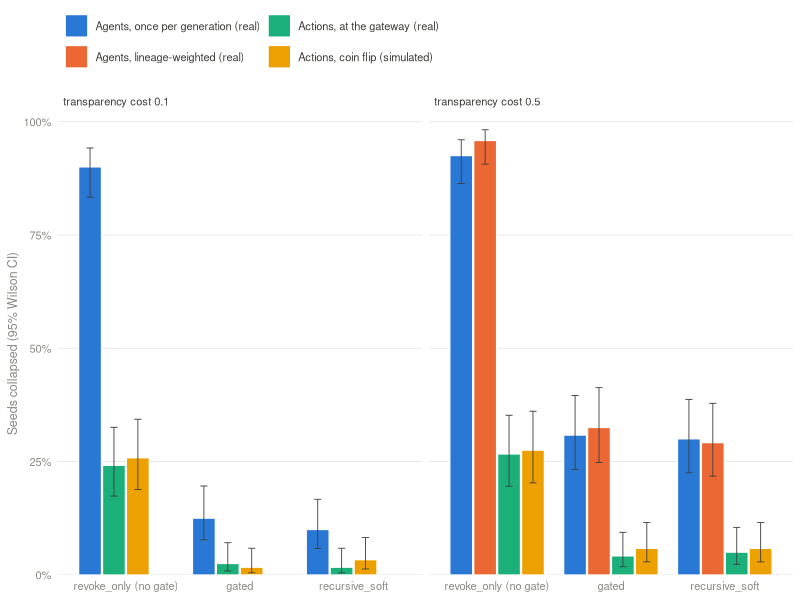
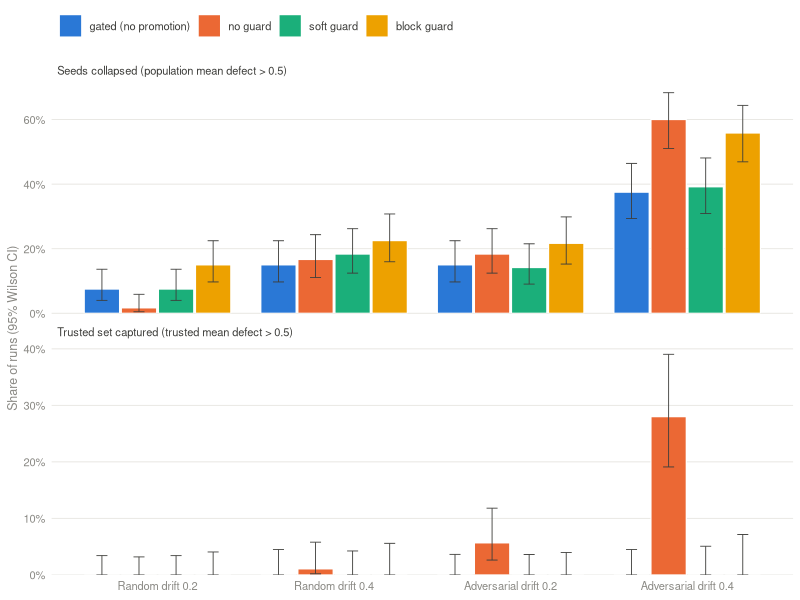

Write the R code that produced these figures, in order.
# Report figures from the CSVs docs/report/numbers.py writes (run that first).
#   Rscript docs/report/figures.R
suppressPackageStartupMessages(library(ggplot2))
setwd("docs/report")

wilson <- function(k, n, z = 1.959964) {
  p <- k / n; d <- 1 + z^2 / n; c <- (p + z^2 / (2 * n)) / d
  h <- z * sqrt(p * (1 - p) / n + z^2 / (4 * n^2)) / d
  data.frame(share = p, lo = pmax(0, c - h), hi = pmin(1, c + h))
}
pal <- c("#2a78d6", "#eb6834", "#1baf7a", "#eda100")  # validated (scripts/validate_palette.js, light)
ink <- "#3d3d3a"; muted <- "#8a8984"; grid <- "#e6e5e0"
pct <- function(x) paste0(round(100 * x), "%")
th <- theme_minimal(base_size = 10) +
  theme(panel.grid.major.x = element_blank(), panel.grid.minor = element_blank(),
        panel.grid.major.y = element_line(colour = grid, linewidth = 0.3),
        axis.text = element_text(colour = muted), axis.title.y = element_text(colour = muted, size = 9),
        strip.text = element_text(colour = ink, hjust = 0), legend.position = "top",
        legend.justification = "left", legend.text = element_text(colour = ink),
        legend.title = element_blank())
dodge <- position_dodge(width = 0.84, preserve = "single")  # bars keep their slot when a design has no data

# Figure: audit design
a <- read.csv("tables/fig_audit.csv", stringsAsFactors = FALSE)
a <- cbind(a, wilson(a$k, a$n))
a$design <- factor(a$design, levels = c("agents", "agents, lineage-weighted", "actions (gateway)", "actions (simulated)"),
                   labels = c("Agents, once per generation (real)", "Agents, lineage-weighted (real)",
                              "Actions, at the gateway (real)", "Actions, coin flip (simulated)"))
a$world <- factor(a$world, levels = c("revoke_only", "gated", "recursive_soft"),
                  labels = c("revoke_only (no gate)", "gated", "recursive_soft"))
a$cost <- factor(paste("transparency cost", a$cost))
p <- ggplot(a, aes(world, share, fill = design)) +
  geom_col(position = dodge, width = 0.8, colour = "white", linewidth = 0.4) +
  geom_errorbar(aes(ymin = lo, ymax = hi), position = dodge, width = 0.25, colour = ink, linewidth = 0.3) +
  facet_wrap(~cost) + scale_fill_manual(values = pal) +
  scale_y_continuous(labels = pct, limits = c(0, 1), expand = expansion(mult = c(0, 0.02))) +
  guides(fill = guide_legend(nrow = 2)) +
  labs(x = NULL, y = "Seeds collapsed (95% Wilson CI)") + th
ggsave("fig_audit.pdf", p, width = 6.5, height = 3.4)

# Figure: guards by drift type
g <- read.csv("tables/fig_guards.csv", stringsAsFactors = FALSE)
g <- cbind(g, wilson(g$k, g$n))
g$world <- factor(g$world, levels = c("gated", "no guard", "soft", "block"),
                  labels = c("gated (no promotion)", "no guard", "soft guard", "block guard"))
g$cond <- factor(g$cond, levels = c("Random, 0.2", "Random, 0.4", "Adversarial, 0.2", "Adversarial, 0.4"),
                 labels = c("Random drift 0.2", "Random drift 0.4", "Adversarial drift 0.2", "Adversarial drift 0.4"))
g$panel <- factor(g$panel, levels = c("collapsed", "captured"),
                  labels = c("Seeds collapsed (population mean defect > 0.5)",
                             "Trusted set captured (trusted mean defect > 0.5)"))
p <- ggplot(g, aes(cond, share, fill = world)) +
  geom_col(position = dodge, width = 0.8, colour = "white", linewidth = 0.4) +
  geom_errorbar(aes(ymin = lo, ymax = hi), position = dodge, width = 0.25, colour = ink, linewidth = 0.3) +
  facet_wrap(~panel, ncol = 1, scales = "free_y") + scale_fill_manual(values = pal) +
  scale_y_continuous(labels = pct, expand = expansion(mult = c(0, 0.05))) +
  labs(x = NULL, y = "Share of runs (95% Wilson CI)") + th
ggsave("fig_guards.pdf", p, width = 6.5, height = 4.6)
cat("wrote fig_audit.pdf, fig_guards.pdf\n")
